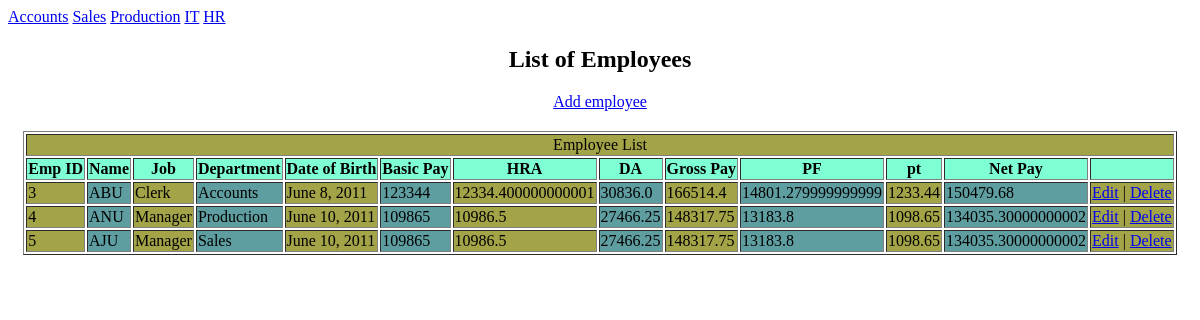
The app's page /, older data.
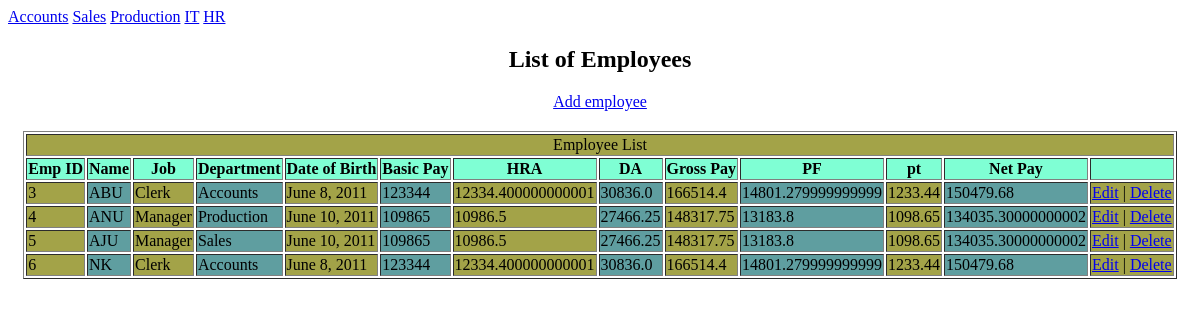
The same page, newer data.
### employee_app/models.py (models this page shows, shortened)
class Department(models.Model):
    name = models.CharField(max_length=50, unique=True)
    def __str__(self):
        return self.name

class Employee(models.Model):
    emp_id = models.AutoField(primary_key=True)
    name = models.CharField(max_length=100)
    job = models.ForeignKey(Job, on_delete=models.CASCADE)
    department = models.ForeignKey(Department, on_delete=models.CASCADE)
    basic_pay = models.IntegerField( validators=[MinValueValidator(10000),MaxValueValidator(999999)])
    date_of_birth=models.DateField()
    @property
    def hra(self):
        return self.basic_pay * 0.10
    @property
    def da(self):
        return self.basic_pay * 0.25
    @property
    def gross_pay(self):
        return self.basic_pay + self.da + self.hra
    @property
    def pt(self):
        return self.basic_pay * 0.01
    @property
    def pf(self):
        return self.basic_pay * 0.12
    @property
    def net_pay(self):
        return self.gross_pay - self.pt - self.pf

class Job(models.Model):
    title = models.CharField(max_length=50, unique=True)
    def __str__(self):
        return self.title

### employee_app/views.py (the view)
# urls.py: path("",views.employee_list,name='employee_list'),
def employee_list(request):
    employee=Employee.objects.all()
    return render(request,"employee.html",{"employee":employee})

### employee_app/context_processors.py (called while the page is built)
def department_list(request):
    return {
        "departments": Department.objects.all()
    }

### templates/employee.html (shortened to what this page needs)
{%load static %}
<!DOCTYPE html>
<html lang="en">
<head>
    <link rel="stylesheet" href="{% static 'css/style.css' %}">
</head>
<body> {% if departments %}
    {% for dept in departments %}
<a href="{% url 'employees_by_dept' dept.id %}">{{ dept.name }}</a>
    {% endfor %}
{% endif %}
    <h2 class=" emp">List of Employees</h2>
    <a href="{% url 'create' %}" class="emp">Add employee</a>
<div class="emp">
    <table border="1">
        <tr><td colspan="13" align="center" class="employee">Employee List</td></tr>
        <tr><th>Emp ID</th>
            <th>Name</th>
            <th>Job</th>
            <th>Department</th>
            <th>Date of Birth</th>
            <th>Basic Pay</th>
            <th>HRA</th>
            <th>DA</th>
            <th>Gross Pay</th>
            <th>PF</th>
            <th>pt</th>
            <th>Net Pay</th>
            <th></th>
        </tr>
        {% for i in employee %}
        <tr>
            <td>{{i.emp_id}}</td>
            <td>{{i.name|upper }}</td>
            <td>{{i.job}}</td>
            <td>{{i.department}}</td>
            <td>{{i.date_of_birth}}</td>
            <td>{{i.basic_pay}}</td>
            <td>{{i.hra}}</td>
            <td>{{i.da}}</td>
            <td>{{i.gross_pay}}</td>
            <td>{{i.pf}}</td>
            <td>{{i.pt}}</td>
            <td>{{i.net_pay}}</td>
            <td>
                <a href="{% url 'update' i.emp_id %}">Edit</a> |
                <a href="{% url 'delete' i.pk %}" onclick="return confirm('Are you sure you want to delete this employee?');">Delete</a>
            </td>
        </tr>
        {% endfor %}
    </table>
</div>
</body>
</html>

### static/css/style.css (style rules this page uses)
.emp { display: flex; justify-content: center; align-items: center; margin-top: 20px; }
th { background-color: aquamarine; }
td { background-color: rgb(163, 163, 72); }
td:nth-child(even) { background-color: cadetblue; }

Row changes from the older to the newer data that the page shows:
added Employee: emp_id "6", name "NK", job "Clerk", department "Accounts", date_of_birth "June 8, 2011", basic_pay "123344", hra "12334.400000000001", da "30836.0", gross_pay "166514.4", pf "14801.279999999999", pt "1233.44", net_pay "150479.68"
